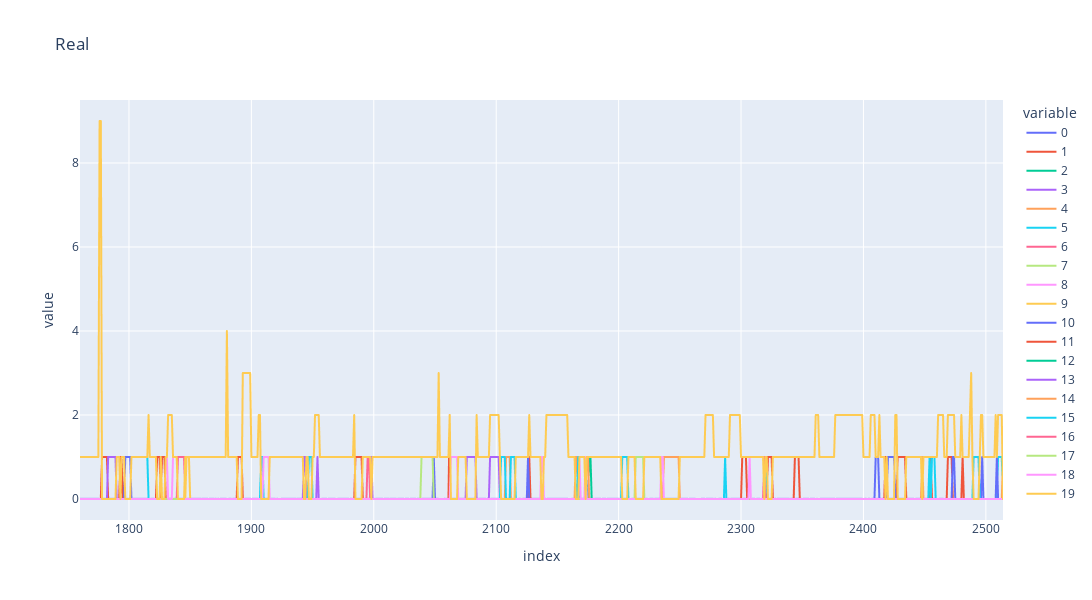

Notebook code cell kept with this figure:
### Code cell
gp_df = pd.DataFrame(list(gp))[train_len: ]

gp_df.columns = target_interest

gp_df

fig = px.line(pd.DataFrame(list(gp))[train_len: ], height=600, width=1200, title="Real") # [start: ]

fig.show()
fig.write_html(f"figures/ml-baseline{timestamp}.html")

### Figure 1 — Plotly figure (JSON) as saved in the notebook; plotly's stock layout.template omitted (floating-point values rounded to 4 significant figures; data arrays with more than 128 entries replaced by an {"elided": "..."} marker saying what was removed)
{"data": [{"hovertemplate": "variable=0<br>index=%{x}<br>value=%{y}<extra></extra>", "legendgroup": "0", "line": {"color": "#636efa", "dash": "solid"}, "marker": {"symbol": "circle"}, "mode": "lines", "name": "0", "showlegend": true, "type": "scattergl", "x": {"elided": "755 int values"}, "xaxis": "x", "y": {"elided": "755 float values"}, "yaxis": "y"}, {"hovertemplate": "variable=1<br>index=%{x}<br>value=%{y}<extra></extra>", "legendgroup": "1", "line": {"color": "#EF553B", "dash": "solid"}, "marker": {"symbol": "circle"}, "mode": "lines", "name": "1", "showlegend": true, "type": "scattergl", "x": {"elided": "755 int values"}, "xaxis": "x", "y": {"elided": "755 int values"}, "yaxis": "y"}, {"hovertemplate": "variable=2<br>index=%{x}<br>value=%{y}<extra></extra>", "legendgroup": "2", "line": {"color": "#00cc96", "dash": "solid"}, "marker": {"symbol": "circle"}, "mode": "lines", "name": "2", "showlegend": true, "type": "scattergl", "x": {"elided": "755 int values"}, "xaxis": "x", "y": {"elided": "755 int values"}, "yaxis": "y"}, {"hovertemplate": "variable=3<br>index=%{x}<br>value=%{y}<extra></extra>", "legendgroup": "3", "line": {"color": "#ab63fa", "dash": "solid"}, "marker": {"symbol": "circle"}, "mode": "lines", "name": "3", "showlegend": true, "type": "scattergl", "x": {"elided": "755 int values"}, "xaxis": "x", "y": {"elided": "755 int values"}, "yaxis": "y"}, {"hovertemplate": "variable=4<br>index=%{x}<br>value=%{y}<extra></extra>", "legendgroup": "4", "line": {"color": "#FFA15A", "dash": "solid"}, "marker": {"symbol": "circle"}, "mode": "lines", "name": "4", "showlegend": true, "type": "scattergl", "x": {"elided": "755 int values"}, "xaxis": "x", "y": {"elided": "755 int values"}, "yaxis": "y"}, {"hovertemplate": "variable=5<br>index=%{x}<br>value=%{y}<extra></extra>", "legendgroup": "5", "line": {"color": "#19d3f3", "dash": "solid"}, "marker": {"symbol": "circle"}, "mode": "lines", "name": "5", "showlegend": true, "type": "scattergl", "x": {"elided": "755 int values"}, "xaxis": "x", "y": {"elided": "755 int values"}, "yaxis": "y"}, {"hovertemplate": "variable=6<br>index=%{x}<br>value=%{y}<extra></extra>", "legendgroup": "6", "line": {"color": "#FF6692", "dash": "solid"}, "marker": {"symbol": "circle"}, "mode": "lines", "name": "6", "showlegend": true, "type": "scattergl", "x": {"elided": "755 int values"}, "xaxis": "x", "y": {"elided": "755 int values"}, "yaxis": "y"}, {"hovertemplate": "variable=7<br>index=%{x}<br>value=%{y}<extra></extra>", "legendgroup": "7", "line": {"color": "#B6E880", "dash": "solid"}, "marker": {"symbol": "circle"}, "mode": "lines", "name": "7", "showlegend": true, "type": "scattergl", "x": {"elided": "755 int values"}, "xaxis": "x", "y": {"elided": "755 int values"}, "yaxis": "y"}, {"hovertemplate": "variable=8<br>index=%{x}<br>value=%{y}<extra></extra>", "legendgroup": "8", "line": {"color": "#FF97FF", "dash": "solid"}, "marker": {"symbol": "circle"}, "mode": "lines", "name": "8", "showlegend": true, "type": "scattergl", "x": {"elided": "755 int values"}, "xaxis": "x", "y": {"elided": "755 int values"}, "yaxis": "y"}, {"hovertemplate": "variable=9<br>index=%{x}<br>value=%{y}<extra></extra>", "legendgroup": "9", "line": {"color": "#FECB52", "dash": "solid"}, "marker": {"symbol": "circle"}, "mode": "lines", "name": "9", "showlegend": true, "type": "scattergl", "x": {"elided": "755 int values"}, "xaxis": "x", "y": {"elided": "755 int values"}, "yaxis": "y"}, {"hovertemplate": "variable=10<br>index=%{x}<br>value=%{y}<extra></extra>", "legendgroup": "10", "line": {"color": "#636efa", "dash": "solid"}, "marker": {"symbol": "circle"}, "mode": "lines", "name": "10", "showlegend": true, "type": "scattergl", "x": {"elided": "755 int values"}, "xaxis": "x", "y": {"elided": "755 int values"}, "yaxis": "y"}, {"hovertemplate": "variable=11<br>index=%{x}<br>value=%{y}<extra></extra>", "legendgroup": "11", "line": {"color": "#EF553B", "dash": "solid"}, "marker": {"symbol": "circle"}, "mode": "lines", "name": "11", "showlegend": true, "type": "scattergl", "x": {"elided": "755 int values"}, "xaxis": "x", "y": {"elided": "755 int values"}, "yaxis": "y"}, {"hovertemplate": "variable=12<br>index=%{x}<br>value=%{y}<extra></extra>", "legendgroup": "12", "line": {"color": "#00cc96", "dash": "solid"}, "marker": {"symbol": "circle"}, "mode": "lines", "name": "12", "showlegend": true, "type": "scattergl", "x": {"elided": "755 int values"}, "xaxis": "x", "y": {"elided": "755 int values"}, "yaxis": "y"}, {"hovertemplate": "variable=13<br>index=%{x}<br>value=%{y}<extra></extra>", "legendgroup": "13", "line": {"color": "#ab63fa", "dash": "solid"}, "marker": {"symbol": "circle"}, "mode": "lines", "name": "13", "showlegend": true, "type": "scattergl", "x": {"elided": "755 int values"}, "xaxis": "x", "y": {"elided": "755 int values"}, "yaxis": "y"}, {"hovertemplate": "variable=14<br>index=%{x}<br>value=%{y}<extra></extra>", "legendgroup": "14", "line": {"color": "#FFA15A", "dash": "solid"}, "marker": {"symbol": "circle"}, "mode": "lines", "name": "14", "showlegend": true, "type": "scattergl", "x": {"elided": "755 int values"}, "xaxis": "x", "y": {"elided": "755 int values"}, "yaxis": "y"}, {"hovertemplate": "variable=15<br>index=%{x}<br>value=%{y}<extra></extra>", "legendgroup": "15", "line": {"color": "#19d3f3", "dash": "solid"}, "marker": {"symbol": "circle"}, "mode": "lines", "name": "15", "showlegend": true, "type": "scattergl", "x": {"elided": "755 int values"}, "xaxis": "x", "y": {"elided": "755 int values"}, "yaxis": "y"}, {"hovertemplate": "variable=16<br>index=%{x}<br>value=%{y}<extra></extra>", "legendgroup": "16", "line": {"color": "#FF6692", "dash": "solid"}, "marker": {"symbol": "circle"}, "mode": "lines", "name": "16", "showlegend": true, "type": "scattergl", "x": {"elided": "755 int values"}, "xaxis": "x", "y": {"elided": "755 int values"}, "yaxis": "y"}, {"hovertemplate": "variable=17<br>index=%{x}<br>value=%{y}<extra></extra>", "legendgroup": "17", "line": {"color": "#B6E880", "dash": "solid"}, "marker": {"symbol": "circle"}, "mode": "lines", "name": "17", "showlegend": true, "type": "scattergl", "x": {"elided": "755 int values"}, "xaxis": "x", "y": {"elided": "755 int values"}, "yaxis": "y"}, {"hovertemplate": "variable=18<br>index=%{x}<br>value=%{y}<extra></extra>", "legendgroup": "18", "line": {"color": "#FF97FF", "dash": "solid"}, "marker": {"symbol": "circle"}, "mode": "lines", "name": "18", "showlegend": true, "type": "scattergl", "x": {"elided": "755 int values"}, "xaxis": "x", "y": {"elided": "755 int values"}, "yaxis": "y"}, {"hovertemplate": "variable=19<br>index=%{x}<br>value=%{y}<extra></extra>", "legendgroup": "19", "line": {"color": "#FECB52", "dash": "solid"}, "marker": {"symbol": "circle"}, "mode": "lines", "name": "19", "showlegend": true, "type": "scattergl", "x": {"elided": "755 int values"}, "xaxis": "x", "y": {"elided": "755 int values"}, "yaxis": "y"}], "layout": {"height": 600, "legend": {"title": {"text": "variable"}, "tracegroupgap": 0}, "title": {"text": "Real"}, "width": 1200, "xaxis": {"anchor": "y", "domain": [0, 1], "title": {"text": "index"}}, "yaxis": {"anchor": "x", "domain": [0, 1], "title": {"text": "value"}}}}
